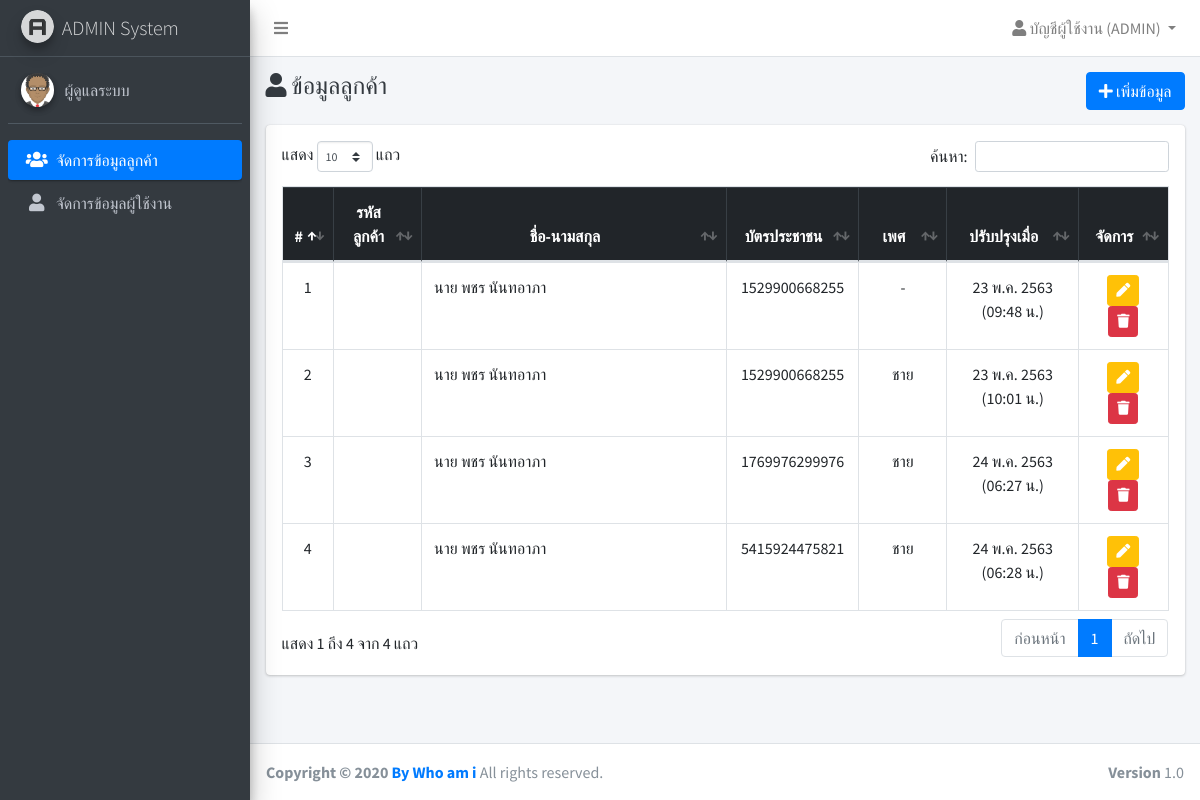
/admin/customers?page=customers (signed in), run on the app's committed database.
### tables this page shows
CREATE TABLE `users` (
  `id` int(11) NOT NULL,
  `username` varchar(32) NOT NULL,
  `password` varchar(64) NOT NULL,
  `name` varchar(255) NOT NULL,
  `is_owner` int(1) NOT NULL,
  `created_at` timestamp NOT NULL DEFAULT current_timestamp(),
  `updated_at` timestamp NULL DEFAULT NULL ON UPDATE current_timestamp()
);

CREATE TABLE `customers` (
  `id` int(11) NOT NULL,
  `code` varchar(20) DEFAULT NULL,
  `idcard` varchar(20) NOT NULL,
  `birthday` date DEFAULT NULL,
  `prefix_name` varchar(10) NOT NULL,
  `first_name` varchar(32) NOT NULL,
  `last_name` varchar(32) NOT NULL,
  `idcard_expire` date DEFAULT NULL,
  `sex` varchar(7) NOT NULL,
  `created_at` timestamp NOT NULL DEFAULT current_timestamp(),
  `updated_at` timestamp NULL DEFAULT NULL ON UPDATE current_timestamp()
);

### app/SQLiManager.php (called while the page is built, shortened)
<?php
if(class_exists('SQLiManager') === false)
{
	class SQLiManager{
		var $table;
		var $field;
		var $condition;
		public function SQLiManager()
		{
			$this->connect = mysqli_connect(DB_HOST,DB_USER,DB_PASS,DB_NAME);
			$cs1 = "SET character_set_results=utf8";
			mysqli_query($this->connect,$cs1) or die('Error query: ' . mysqli_error($this->connect));
			$cs2 = "SET character_set_client = utf8";
			mysqli_query($this->connect,$cs2) or die('Error query: ' . mysqli_error($this->connect));
			$cs3 = "SET character_set_connection = utf8";
			mysqli_query($this->connect,$cs3) or die('Error query: ' . mysqli_error($this->connect));
			$this->field="*";
		}
		public function select()
		{
			$this->sql="SELECT $this->field FROM $this->table $this->condition";
			$result=mysqli_query($this->connect,$this->sql) or trigger_error(mysqli_error($this->connect),E_USER_ERROR);
			return $result;
		}
	}
}
?>

### app/check_auth.php (called while the page is built, shortened)
<?php
$sql = new SQLiManager();
if( !empty($_SESSION["admin"]) ){
	$sql->table = "users";
	$sql->field = "name, username";
	$sql->condition = "WHERE id={$_SESSION["admin"]}";
	$rsAuth = $sql->select();
}
if( !empty($rsAuth) ){
	if( mysqli_num_rows($rsAuth) <= 0 ){
		session_destroy();
		ob_clean();
		header("location:".URL);
	}
	else{
		$auth = mysqli_fetch_assoc($rsAuth);
	}
}

### admin/layouts/menu_init.php (called while the page is built)
<?php
$menu[] = ["label"=>"จัดการข้อมูลลูกค้า", "key"=>"customers", "url"=>URL."admin/customers", 'icon'=>'fa fa-users'];
$menu[] = ["label"=>"จัดการข้อมูลผู้ใช้งาน", "key"=>"users", "url"=>URL."admin/users", 'icon'=>'fa fa-user'];
?>

### app/fn.php (called while the page is built, shortened)
<?php
function dateTH($strDate, $full=null, $time=null)
{
	$strYear = date("Y", strtotime($strDate)) + 543;
	$strMonth = date("n", strtotime($strDate));
	$strDay = date("j", strtotime($strDate));
	$strMonthCut = Array("", "ม.ค.", "ก.พ.", "มี.ค.", "เม.ย.", "พ.ค.", "มิ.ย.", "ก.ค.", "ส.ค.", "ก.ย.", "ต.ค.", "พ.ย.", "ธ.ค.");
	$strMonthThai = $strMonthCut[$strMonth];
	$dateTH = "$strDay $strMonthThai $strYear";
	if( !empty($time) ){
		$strHour= date("H",strtotime($strDate));
		$strMinute= date("i",strtotime($strDate));
		$dateTH .= " ($strHour:$strMinute น.)";
	}
	return $dateTH;
}
function stringify($data){
	return htmlentities(json_encode($data));
}
function prefix(){
	$_prefix = [];
	$_prefix[] = ['id'=>1, 'name'=>'นาย'];
	$_prefix[] = ['id'=>2, 'name'=>'นาง'];
	$_prefix[] = ['id'=>3, 'name'=>'นางสาว'];
	return $_prefix;
}
function showPrefixName($prefix){
	$data = "";
	foreach (prefix() as $key => $value) {
		if( $prefix == $value["id"] ){
			$data = $value["name"];
			break;
		}
	}
	return $data;
}
function sex(){
	$_sex = [];
	$_sex[] = ['id'=>'male', 'name'=>'ชาย'];
	$_sex[] = ['id'=>'female', 'name'=>'หญิง'];
	return $_sex;
}
function showSex($sex){
	$data = "";
	foreach (sex() as $key => $value) {
		if( $sex == $value["id"] ){
			$data = $value["name"];
			break;
		}
	}
	return $data;
}

### admin/customers/index.php (the view)
<?php
$_title = "ข้อมูลลูกค้า";
include("../layouts/header.php");
include($_pathURL."admin/layouts/navbar.php");
include($_pathURL."admin/layouts/menu.php");
$sql->table = "customers";
$query = $sql->select();
?>
<div class="content-wrapper">
	<div class="content-header">
		<div class="container-fluid">
			<div class="row">
				<div class="col-sm-12">
					<div class="clearfix">
						<h4 class="m-0 text-dark float-left"><i class="fa fa-user"></i> <?= !empty($_title) ? $_title : "" ?></h4>
						<a href="<?=URL?>admin/customers/forms.php?page=<?=$_GET["page"]?>" class="btn btn-primary float-right"><i class="fa fa-plus"></i> เพิ่มข้อมูล</a>
					</div>
				</div>
			</div>
		</div>
	</div>
	<section class="content">
		<div class="container-fluid">
			<div class="card p-3">
				<div class="table-responsive">
					<table class="table table-bordered DataTable">
						<thead class="table-dark text-center">
							<tr>
								<th width="5%">#</th>
								<th width="10%">รหัสลูกค้า</th>
								<th width="35%">ชื่อ-นามสกุล</th>
								<th width="15%">บัตรประชาชน</th>
								<th width="10%">เพศ</th>
								<th width="15%">ปรับปรุงเมื่อ</th>
								<th width="15%">จัดการ</th>
							</tr>
						</thead>
						<tbody>
							<?php
							$no = 1;
							while($result = mysqli_fetch_assoc($query)){
								?>
								<tr>
									<td class="text-center"><?=$no++?></td>
									<td class="text-center"><?=$result["code"]?></td>
									<td><?=showPrefixName($result["prefix_name"])." ".$result["first_name"]." ".$result["last_name"]?></td>
									<td class="text-center"><?=$result["idcard"]?></td>
									<td class="text-center">
										<?php
										if( !empty($result["sex"]) ){
											echo showSex($result["sex"]);
										}
										else{
											echo "-";
										}
										?>
									</td>
									<td class="text-center">
										<?php
										if( !empty($result["updated_at"]) ){
											echo dateTH($result["updated_at"],0,1);
										}
										else{
											echo dateTH($result["created_at"],0,1);
										}
										?>
									</td>
									<td class="text-center">
										<a href="<?=URL?>admin/customers/forms.php?page=<?=$_GET["page"]?>&id=<?=$result["id"]?>" class="btn btn-warning btn-sm text-white" title="แก้ไขข้อมูล">
											<i class="fa fa-pen"></i>
										</a>
										<?php
										$ops = [
											"title" => "ยืนยันการลบข้อมูล",
											"text" => "คุณต้องการลบข้อมูล ".$result["idcard"]. "หรือไม่ ?",
											"btnconfirm" => "btn btn-danger m-1",
											"textconfirm" => "ลบข้อมูล"
										];
										?>
										<a href="<?=URL?>admin/customers/delete.php?page=<?=$_GET["page"]?>&id=<?=$result["id"]?>" class="btn btn-danger btn-confirm btn-sm" data-title="ยืนยันการลบข้อมูล" data-options="<?=stringify($ops)?>">
											<i class="fa fa-trash"></i>
										</a>
									</td>
								</tr>
								<?php
							}
							?>
						</tbody>
					</table>
				</div>
			</div>
		</div>
	</section>
</div>
<?php
include($_pathURL."admin/layouts/footer.php");
?>

### admin/layouts/navbar.php (shortened to what this page needs)
<nav class="main-header navbar navbar-expand navbar-white navbar-light">
	<ul class="navbar-nav">
		<li class="nav-item">
			<a class="nav-link" data-widget="pushmenu" href="#"><i class="fas fa-bars"></i></a>
		</li>
	</ul>
	<ul class="navbar-nav ml-auto">
		<li class="nav-item dropdown">
			<a class="nav-link dropdown-toggle" href="#" id="navbarDropdown" role="button" data-toggle="dropdown" aria-haspopup="true" aria-expanded="false">
				<i class="fa fa-user"></i> บัญชีผู้ใช้งาน (<?=strtoupper($auth["username"])?>)
			</a>
		</li>
	</ul>
</nav>

### admin/layouts/menu.php (shortened to what this page needs)
<aside class="main-sidebar sidebar-dark-primary elevation-4">
	<a href="index3.html" class="brand-link">
		<img src="<?=IMAGES?>/AdminLTELogo.png" alt="AdminLTE Logo" class="brand-image img-circle elevation-3"
		style="opacity: .8">
		<span class="brand-text font-weight-light">ADMIN System</span>
	</a>
	<div class="sidebar">
		<div class="user-panel mt-3 pb-3 mb-3 d-flex">
			<div class="image">
				<img src="<?=IMAGES?>/avatar.png" class="img-circle elevation-2" alt="User Image">
			</div>
			<div class="info" >
				<a href="" class="d-block"><?=$auth["name"]?></a>
			</div>
		</div>
          <?php include("menu_init.php"); ?>
		<nav class="mt-2">
			<ul class="nav nav-pills nav-sidebar flex-column" data-widget="treeview" role="menu" data-accordion="false">
               <?php
               foreach ($menu as $key => $value) {
                    if( empty($value["sub"]) ){
                         ?>
                         <li class="nav-item">
                              <a href="<?=$value["url"]?>?page=<?=$value['key']?>" class="nav-link <?= $value['key'] == $_GET['page'] ? "active" : "" ?>">
                                   <i class="nav-icon <?=$value["icon"]?>"></i>
                                   <p>
                                        <?=$value["label"]?>
                                   </p>
                              </a>
                         </li>
                         <?php
                    }
               }
               ?>
          </ul>
      </nav>
  </div>
</aside>

### data on the page
users: username "ADMIN", name "ผู้ดูแลระบบ"
customers: prefix_name "นาย", first_name "พชร", last_name "นันทอาภา", idcard "1529900668255", updated_at "23 พ.ค. 2563 (09:48 น.)"
customers: prefix_name "นาย", first_name "พชร", last_name "นันทอาภา", idcard "1529900668255", sex "ชาย", created_at "23 พ.ค. 2563 (10:01 น.)"
customers: prefix_name "นาย", first_name "พชร", last_name "นันทอาภา", idcard "1769976299976", sex "ชาย", created_at "24 พ.ค. 2563 (06:27 น.)"
customers: prefix_name "นาย", first_name "พชร", last_name "นันทอาภา", idcard "5415924475821", sex "ชาย", created_at "24 พ.ค. 2563 (06:28 น.)"

### other printed values
$value["label"] "จัดการข้อมูลลูกค้า"
$value["label"] "จัดการข้อมูลผู้ใช้งาน"
$_title "ข้อมูลลูกค้า"
